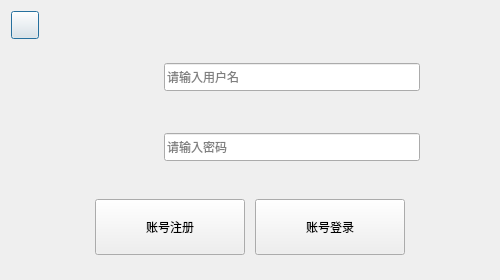
<?xml version="1.0" encoding="UTF-8"?>
<ui version="4.0">
 <class>loginDialog</class>
 <widget class="QDialog" name="loginDialog">
  <property name="geometry">
   <rect>
    <x>0</x>
    <y>0</y>
    <width>500</width>
    <height>280</height>
   </rect>
  </property>
  <property name="minimumSize">
   <size>
    <width>500</width>
    <height>280</height>
   </size>
  </property>
  <property name="maximumSize">
   <size>
    <width>500</width>
    <height>280</height>
   </size>
  </property>
  <property name="windowTitle">
   <string>Dialog</string>
  </property>
  <layout class="QVBoxLayout" name="verticalLayout_3">
   <item>
    <layout class="QHBoxLayout" name="horizontalLayout_4">
     <property name="spacing">
      <number>6</number>
     </property>
     <item>
      <widget class="QPushButton" name="closeBtn">
       <property name="minimumSize">
        <size>
         <width>28</width>
         <height>28</height>
        </size>
       </property>
       <property name="maximumSize">
        <size>
         <width>28</width>
         <height>28</height>
        </size>
       </property>
       <property name="text">
        <string/>
       </property>
      </widget>
     </item>
     <item>
      <spacer name="horizontalSpacer_7">
       <property name="orientation">
        <enum>Qt::Horizontal</enum>
       </property>
       <property name="sizeHint" stdset="0">
        <size>
         <width>40</width>
         <height>20</height>
        </size>
       </property>
      </spacer>
     </item>
    </layout>
   </item>
   <item>
    <layout class="QHBoxLayout" name="horizontalLayout">
     <property name="spacing">
      <number>20</number>
     </property>
     <item>
      <spacer name="horizontalSpacer_3">
       <property name="orientation">
        <enum>Qt::Horizontal</enum>
       </property>
       <property name="sizeHint" stdset="0">
        <size>
         <width>40</width>
         <height>20</height>
        </size>
       </property>
      </spacer>
     </item>
     <item>
      <widget class="QLabel" name="userNameLbl">
       <property name="minimumSize">
        <size>
         <width>64</width>
         <height>64</height>
        </size>
       </property>
       <property name="maximumSize">
        <size>
         <width>64</width>
         <height>64</height>
        </size>
       </property>
       <property name="text">
        <string/>
       </property>
      </widget>
     </item>
     <item>
      <widget class="QLineEdit" name="userNameLnedit">
       <property name="minimumSize">
        <size>
         <width>256</width>
         <height>28</height>
        </size>
       </property>
       <property name="maximumSize">
        <size>
         <width>16777215</width>
         <height>28</height>
        </size>
       </property>
       <property name="placeholderText">
        <string>请输入用户名</string>
       </property>
      </widget>
     </item>
     <item>
      <spacer name="horizontalSpacer">
       <property name="orientation">
        <enum>Qt::Horizontal</enum>
       </property>
       <property name="sizeHint" stdset="0">
        <size>
         <width>40</width>
         <height>20</height>
        </size>
       </property>
      </spacer>
     </item>
    </layout>
   </item>
   <item>
    <layout class="QHBoxLayout" name="horizontalLayout_2">
     <property name="spacing">
      <number>20</number>
     </property>
     <item>
      <spacer name="horizontalSpacer_4">
       <property name="orientation">
        <enum>Qt::Horizontal</enum>
       </property>
       <property name="sizeHint" stdset="0">
        <size>
         <width>40</width>
         <height>20</height>
        </size>
       </property>
      </spacer>
     </item>
     <item>
      <widget class="QLabel" name="passwordLbl">
       <property name="minimumSize">
        <size>
         <width>64</width>
         <height>64</height>
        </size>
       </property>
       <property name="maximumSize">
        <size>
         <width>64</width>
         <height>64</height>
        </size>
       </property>
       <property name="styleSheet">
        <string notr="true"/>
       </property>
       <property name="text">
        <string/>
       </property>
      </widget>
     </item>
     <item>
      <layout class="QVBoxLayout" name="verticalLayout">
       <property name="spacing">
        <number>5</number>
       </property>
       <item>
        <widget class="QLineEdit" name="pwdLnedit">
         <property name="minimumSize">
          <size>
           <width>256</width>
           <height>28</height>
          </size>
         </property>
         <property name="maximumSize">
          <size>
           <width>16777215</width>
           <height>28</height>
          </size>
         </property>
         <property name="echoMode">
          <enum>QLineEdit::PasswordEchoOnEdit</enum>
         </property>
         <property name="placeholderText">
          <string>请输入密码</string>
         </property>
        </widget>
       </item>
      </layout>
     </item>
     <item>
      <spacer name="horizontalSpacer_2">
       <property name="orientation">
        <enum>Qt::Horizontal</enum>
       </property>
       <property name="sizeHint" stdset="0">
        <size>
         <width>40</width>
         <height>20</height>
        </size>
       </property>
      </spacer>
     </item>
    </layout>
   </item>
   <item>
    <layout class="QVBoxLayout" name="verticalLayout_2">
     <item>
      <spacer name="verticalSpacer_2">
       <property name="orientation">
        <enum>Qt::Vertical</enum>
       </property>
       <property name="sizeType">
        <enum>QSizePolicy::Preferred</enum>
       </property>
       <property name="sizeHint" stdset="0">
        <size>
         <width>20</width>
         <height>15</height>
        </size>
       </property>
      </spacer>
     </item>
     <item>
      <layout class="QHBoxLayout" name="horizontalLayout_3">
       <property name="spacing">
        <number>10</number>
       </property>
       <item>
        <spacer name="horizontalSpacer_5">
         <property name="orientation">
          <enum>Qt::Horizontal</enum>
         </property>
         <property name="sizeHint" stdset="0">
          <size>
           <width>40</width>
           <height>20</height>
          </size>
         </property>
        </spacer>
       </item>
       <item>
        <widget class="QPushButton" name="registerBtn">
         <property name="minimumSize">
          <size>
           <width>150</width>
           <height>56</height>
          </size>
         </property>
         <property name="maximumSize">
          <size>
           <width>150</width>
           <height>56</height>
          </size>
         </property>
         <property name="text">
          <string>账号注册</string>
         </property>
        </widget>
       </item>
       <item>
        <widget class="QPushButton" name="loginBtn">
         <property name="minimumSize">
          <size>
           <width>150</width>
           <height>56</height>
          </size>
         </property>
         <property name="maximumSize">
          <size>
           <width>150</width>
           <height>56</height>
          </size>
         </property>
         <property name="text">
          <string>账号登录</string>
         </property>
        </widget>
       </item>
       <item>
        <spacer name="horizontalSpacer_6">
         <property name="orientation">
          <enum>Qt::Horizontal</enum>
         </property>
         <property name="sizeHint" stdset="0">
          <size>
           <width>40</width>
           <height>20</height>
          </size>
         </property>
        </spacer>
       </item>
      </layout>
     </item>
     <item>
      <spacer name="verticalSpacer">
       <property name="orientation">
        <enum>Qt::Vertical</enum>
       </property>
       <property name="sizeType">
        <enum>QSizePolicy::Preferred</enum>
       </property>
       <property name="sizeHint" stdset="0">
        <size>
         <width>20</width>
         <height>15</height>
        </size>
       </property>
      </spacer>
     </item>
    </layout>
   </item>
  </layout>
 </widget>
 <resources/>
 <connections/>
</ui>
